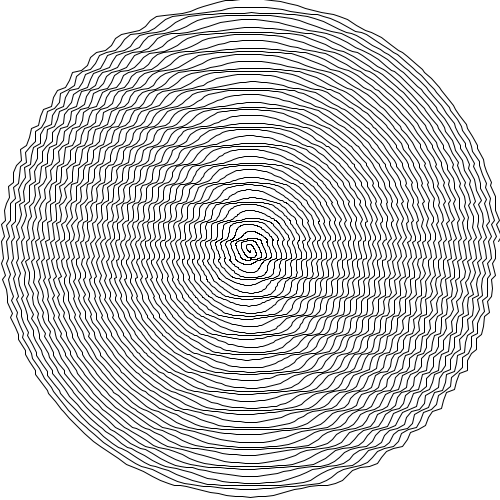
Frame 1 (no input)
Frame 60 (the mouse pressed at the canvas centre just before this capture): identical to frame 1, image omitted
Frame 120 (the mouse held since frame 60 and released just before this capture): identical to frame 1, image omitted

The Processing sketch that drew this single still picture (run headless with seeded random() and noise(); from frame 60 on, the mouse is pressed at the canvas centre):

// Processing sketch: sketch_181021a
// ── sketch_181021a.pde
void setup()
{
  size(500,500);
  
}

void draw()
{
  background(255);
  translate(width/2,height/2);
  drawSpiral();
}

void drawSpiral()
{
  int pCount = 10000;
  float rotations = 50;
  float finalRadius = width/2;
  noFill();
  beginShape();
  for(int i = 0; i < pCount; i++)
  {
    float pct = i*1.f/pCount;
    float curRadian = rotations *TWO_PI* pct;
    float curRadius = finalRadius * pct;
    float[] pos = { curRadius * cos(curRadian),
                    curRadius * sin(curRadian)};
    pos[0] += 2*sin(pos[1]/3); 
    pos[1] += 2*sin(pos[1]/3); 
    vertex(pos[0],pos[1]);
  }
  endShape();
}
